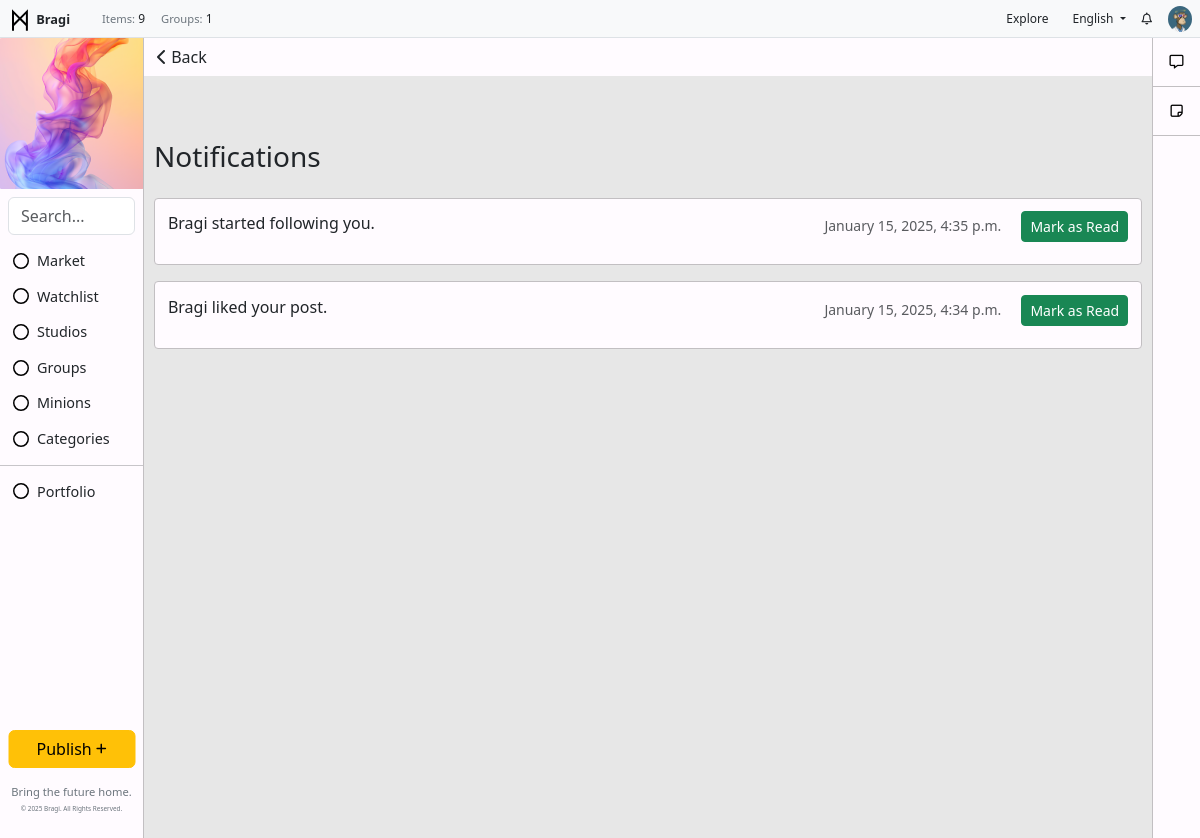
Before: /notifications/ (signed in) with the older database file.
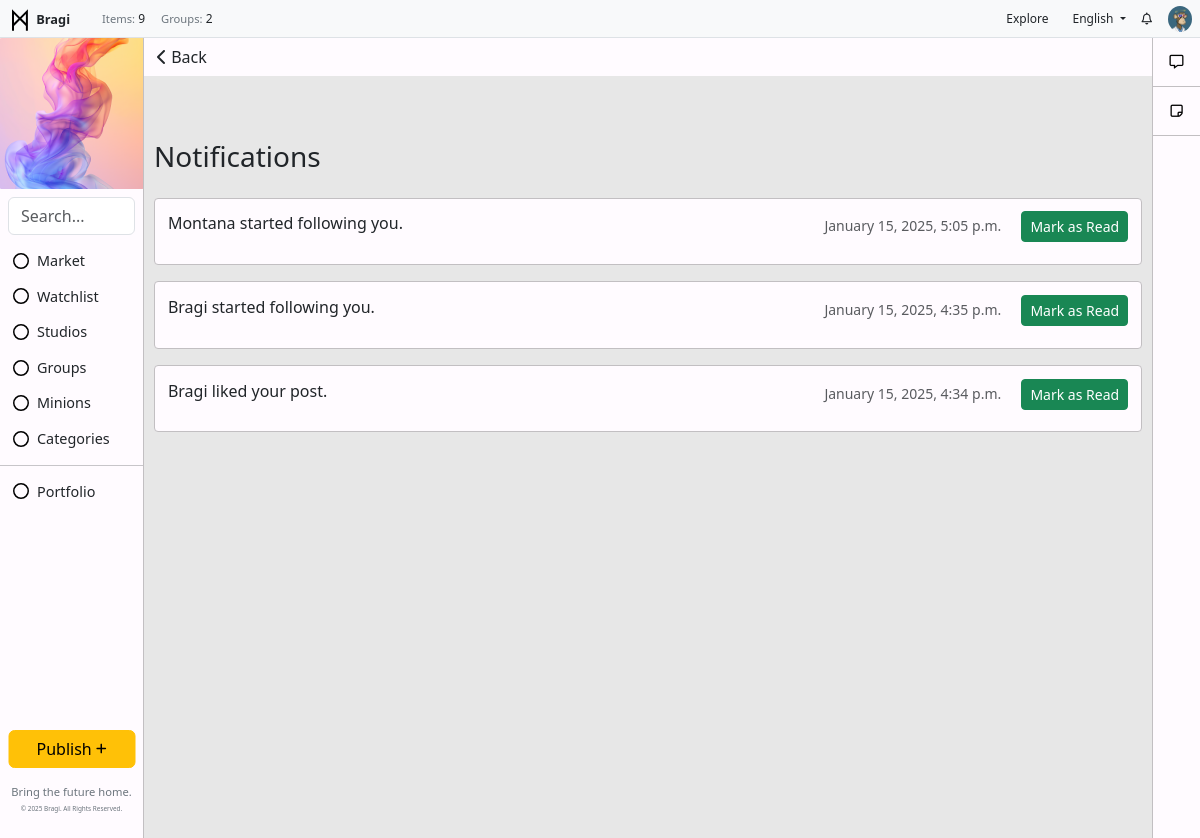
After: the same page with the newer database file.
### toolbar/models.py (models this page shows, shortened)
class ToolbarItem(models.Model):
    icon = models.FileField(upload_to='toolbar_images/', blank=True, null=True)  # Image upload field
    name = models.CharField(max_length=100)
    url = models.CharField(max_length=200, blank=True, null=True)
    order = models.IntegerField(default=0)
    visible = models.BooleanField(default=True)
    class Meta:
        ordering = ['order']

class UsersItem(models.Model):
    name = models.CharField(max_length=255)
    icon = models.FileField(upload_to='toolbar_images/', blank=True, null=True)  # Image upload field
    description = models.TextField(blank=True, null=True)
    visible = models.BooleanField(default=True)

### notifications/models.py (models this page shows, shortened)
class Notification(models.Model):
    NOTIFICATION_TYPES = (
        ('like', 'Like'),
        ('follow', 'Follow'),
        ('comment', 'Comment'),
        ('reply', 'Reply'),
    )
    user = models.ForeignKey(User, on_delete=models.CASCADE, related_name='notifications_app_notifications')
    message = models.CharField(max_length=255)
    notification_type = models.CharField(max_length=20, choices=NOTIFICATION_TYPES)
    is_read = models.BooleanField(default=False)
    created_at = models.DateTimeField(auto_now_add=True)
    post = models.ForeignKey(Post, null=True, blank=True, on_delete=models.CASCADE)
    comment = models.ForeignKey(Comment, null=True, blank=True, on_delete=models.CASCADE)

### notifications/views.py (the view, shortened to what this page needs)
# urls.py: path('', views.notifications_list, name='notifications_list'),
@login_required
def notifications_list(request):
    notifications = Notification.objects.filter(user=request.user).order_by('-created_at')
    return render(request, 'notifications/notifications_list.html', {'notifications': notifications})

### backend/context_processors.py (called while the page is built)
def published_posts_count(request):
    count = Post.objects.filter(status='published').count()
    return {'published_posts_count': count}

def toolbar_items(request):
    return {
        'toolbar_items': ToolbarItem.objects.filter(visible=True),
        'toolbar_ad': ToolbarAd.objects.filter(visible=True).first(),
        'toolbar_user_items': UsersItem.objects.filter(visible=True),  # Plural name for consistency
    }

def group_count(request):
    return {'group_count': Group.objects.count()}

### notifications/templates/notifications/notifications_list.html (shortened to what this page needs)
{% extends 'base.html' %}
{% block content %}
<div class="text-left" style="position: sticky; top: 0; margin: 0; padding: 0; background-color: #FFFBFF; ">
    <button onclick="window.history.back();" class="btn">
        <i class="fa-solid fa-chevron-left"></i> Back
    </button>
</div>
<div class="container mt-5" style="padding: 16px 1%;">
    <h3 class="mb-4">Notifications</h3>
    {% for notification in notifications %}
        <div class=" d-flex justify-content-between" style="padding: .8rem .8rem; border-radius: .25rem; margin-bottom: 1rem; background-color: #FFFBFF; border: 1px solid #C2BFC2;">
            <div>
                <p>{{ notification.message }}</p>
            </div>
            <div class="text-muted text-end">
                <small>{{ notification.created_at|date:"F j, Y, g:i a" }}</small>
                {% if not notification.is_read %}
                    <a href="?mark_read={{ notification.id }}" class="btn btn-sm btn-success ms-3">Mark as Read</a>
                {% endif %}
            </div>
        </div>
    {% empty %}
        <div class="alert alert-warning">No notifications yet.</div>
    {% endfor %}
</div>
{% endblock %}

### templates/base.html (shortened to what the changed rows need)
{% load static %}
<!DOCTYPE html>
<html lang="en">
<head>
    <link href="https://cdn.jsdelivr.net/npm/bootstrap@5.3.0-alpha1/dist/css/bootstrap.min.css" rel="stylesheet">
    <link rel="stylesheet" href="https://cdnjs.cloudflare.com/ajax/libs/font-awesome/6.0.0-beta3/css/all.min.css">
    <link rel="stylesheet" href="{% static 'css/styles.css' %}">
</head>
<body>
    {% if user.is_authenticated %}
    <div class="container-fluid">
        <div class="row fixed-top px-2 py-0 bg-light border-bottom" style="height: 38px; z-index: 1000;">
            <div class="col-auto d-flex align-items-center">
                <a href="/" class="text-decoration-none">
                    <img src="{% static 'img/logo.svg' %}" alt="Icon" style="width: 24px; height: 24px; color: #000000;">
                    <span class="fw-semibold text-dark m-0" style="font-size: .8rem;">Bragi</span>
                </a>
            </div>
            <div class="col d-flex align-items-center">
                <ul class="navbar-nav d-flex flex-row m-0" style="font-size: 0.75rem;">
                    <li class="nav-item mx-2">
                        <p class="m-0"> <span class="text-secondary" style="font-size: .7rem;">Items:</span> {{ published_posts_count }}</p>
                    </li>
                    <li class="nav-item mx-2">
                        <p class="m-0"> <span class="text-secondary" style="font-size: .7rem;">Groups:</span> {{ group_count }}</p>
                    </li>
                </ul>
            </div>
            <div class="col d-flex justify-content-end align-items-center" style="height: 38px;">
                <ul class="navbar-nav d-flex flex-row m-0 align-items-center">
                    <li class="nav-item mx-2">
                        <a href="/" class="nav-link btn btn-warning py-1 px-2" style="font-size: 0.75rem;">Explore</a>
                    </li>
                    <li class="nav-item dropdown mx-2">
                        <a class="nav-link dropdown-toggle" id="dropdownMenuLink" role="button" data-bs-toggle="dropdown" aria-expanded="false" style="font-size: 0.75rem;">
                            English
                        </a>
                    </li>
                    <li class="nav-item mx-2">
                        <a href="{% url 'notifications_list' %}" class="nav-link text-decoration-none" style="color: inherit; text-decoration: none; font-size: 0.75rem;">
                            <i class="fa-regular fa-bell"></i>
                        </a>
                    </li>
                    <li class="nav-item dropdown" style="margin-left: 8px;">
                        <a href="#" class="nav-link" id="dropdownUser2" role="button" data-bs-toggle="dropdown" aria-expanded="false" style="padding: 3px 0;">
                            {% if request.user.is_authenticated and request.user.userprofile.profile_picture %}
                                <img src="{{ request.user.userprofile.profile_picture.url }}" alt="Profile Picture" class="rounded-circle" style="width: 24px; height: auto; object-fit: cover;">
                            {% else %}
                                <i class="fas fa-user-circle" style="width: 24px; height: 24px; object-fit: cover;"></i>
                            {% endif %}
                        </a>
                    </li>
                </ul>
            </div>
        </div>
            <div class="row" style="margin-top: 38px; position: relative; display: flex; height: 100vh;">
                <div class="col-auto" style="position: fixed; top: 38px; left: 0; bottom: 0; width: 144px; background-color: #FFFBFF; border-right: 1px solid #C2BFC2; margin: 0; padding: 0;">
                    {% if toolbar_ad %}
                    <div  style="display: flex; justify-content: center; align-items: center; overflow: hidden;">
                        {% if toolbar_ad.image %}
                            <a href="{{ toolbar_ad.url }}" target="_blank">
                                <img src="{{ toolbar_ad.image.url }}" alt="{{ toolbar_ad.alt_text }}">
                            </a>
                        {% else %}
                            <p>No toolbar image available.</p>
                        {% endif %}
                    </div>
                    {% else %}
                        <p>No toolbar ad found.</p>
                    {% endif %}
                    <form class="search-form m-2" method="get" action="{% url 'post_list' %}">
                        <input class="form-control" type="search" name="q" placeholder="Search..." aria-label="Search" value="{{ query|default:'' }}">
                    </form>
                    <ul class="list-unstyled">
                        <li class="nav-item">
                            <ul class="list-unstyled">
                                {% for item in toolbar_items %}
                                    {% if item.visible %}
                                        <li class="nav-item">
                                            <a href="{{ item.url }}" class="btn btn-toggle align-items-center" style="display: flex; align-items: center;">
                                                {% if item.icon %}
                                                <img src="{{ item.icon.url }}" alt="{{ item.name }} icon" class="icon-class" style="width: 16px; height: 16px; margin-right: 8px;">
                                                {% endif %}
                                                <span class="" style="font-size: .9rem;">{{ item.name }}</span>
                                            </a>
                                        </li>
                                    {% endif %}
                                {% endfor %}
                            </ul>
                        </li>
                        <li><hr class="my-2"></li>
                        <li class="nav-item">
                            <ul class="list-unstyled">
                                {% for toolbar_user_item in toolbar_user_items %}
                                    <li class="nav-item" style="text-decoration: none;">
                                        <a class="btn btn-toggle align-items-center" style="text-decoration: none; display: flex; align-items: center;" type="button" data-bs-toggle="collapse" data-bs-target="#collapse-{{ toolbar_user_item.id }}" aria-expanded="false" aria-controls="collapse-{{ toolbar_user_item.id }}">
                                            {% if toolbar_user_item.icon %}
                                                <img src="{{ toolbar_user_item.icon.url }}" alt="{{ toolbar_user_item.name }} icon" class="icon-class" style="width: 16px; height: 16px; margin-right: 8px;">
                                            {% endif %}
                                            <span class="" style="font-size: .9rem;">{{ toolbar_user_item.name }}</span>
                                        </a>
                                    </li>
                                {% endfor %}
                            </ul>
                        </li>
                    </ul>
                    <ul class="navbar-nav position-absolute bottom-0 start-50 translate-middle-x w-100 p-2">
                        <li class="nav-item mb-3">
                            <a href="{% url 'post_create' %}" class="btn btn-warning w-100">Publish <i class="fas fa-plus fa-xs"></i></a>
                        </li>
                        <li class="nav-item">
                            <p class="mb-0 text-center" style="font-size: 0.7rem; line-height: 1.5; color: #6c757d;">
                                Bring the future home.
                            </p>
                            <p class="text-center mt-1" style="color: #6c757d; font-size: 0.4rem;">
                                &copy; {% now "Y" %} Bragi. All Rights Reserved.
                            </p>
                        </li>
                    </ul>
                </div>
                <div class="col" style="padding: 0; margin-left: 144px; margin-right: 48px; background:rgb(231, 231, 231)">
                        {% block content %}{% endblock %}
                </div>
                <div class="col-auto" style="position: fixed; top: 38px; right: 0; bottom: 0; width: 48px; background-color: #FFFBFF; border-left: 1px solid #C2BFC2; margin: 0; padding: 0;">
                    <ul class="nav nav-flush flex-column text-center">
                        <li class="nav-item" style="border-bottom: 1px solid #C2BFC2; margin: 0; padding: 12px; ">
                            <a href="{% url 'communication_center' %}" style="color: #000000; margin: 0; padding: 0;" aria-current="page" title="Communication Center" data-bs-toggle="tooltip" data-bs-placement="right">
                                <i class="fa-regular fa-message fa-sm"></i>
                            </a>
                        </li>
                        <li class="nav-item" style="border-bottom: 1px solid #C2BFC2; margin: 0; padding: 12px; ">
                            <a href="{% url 'draft_posts' %}" style="color: #000000; margin: 0; padding: 0;" aria-current="page" title="Drafts" data-bs-toggle="tooltip" data-bs-placement="right">
                                <i class="fa-regular fa-note-sticky fa-sm"></i>
                            </a>
                        </li>
                    </ul>
                </div>
            </div>
    </div>
    {% endif %}
</body>
</html>

Changed rows visible on the page:
added Notification: message "Montana started following you.", created_at "January 15, 2025, 5:05 p.m."
Other visible differences:
{{ group_count }}: "1" → "2"
